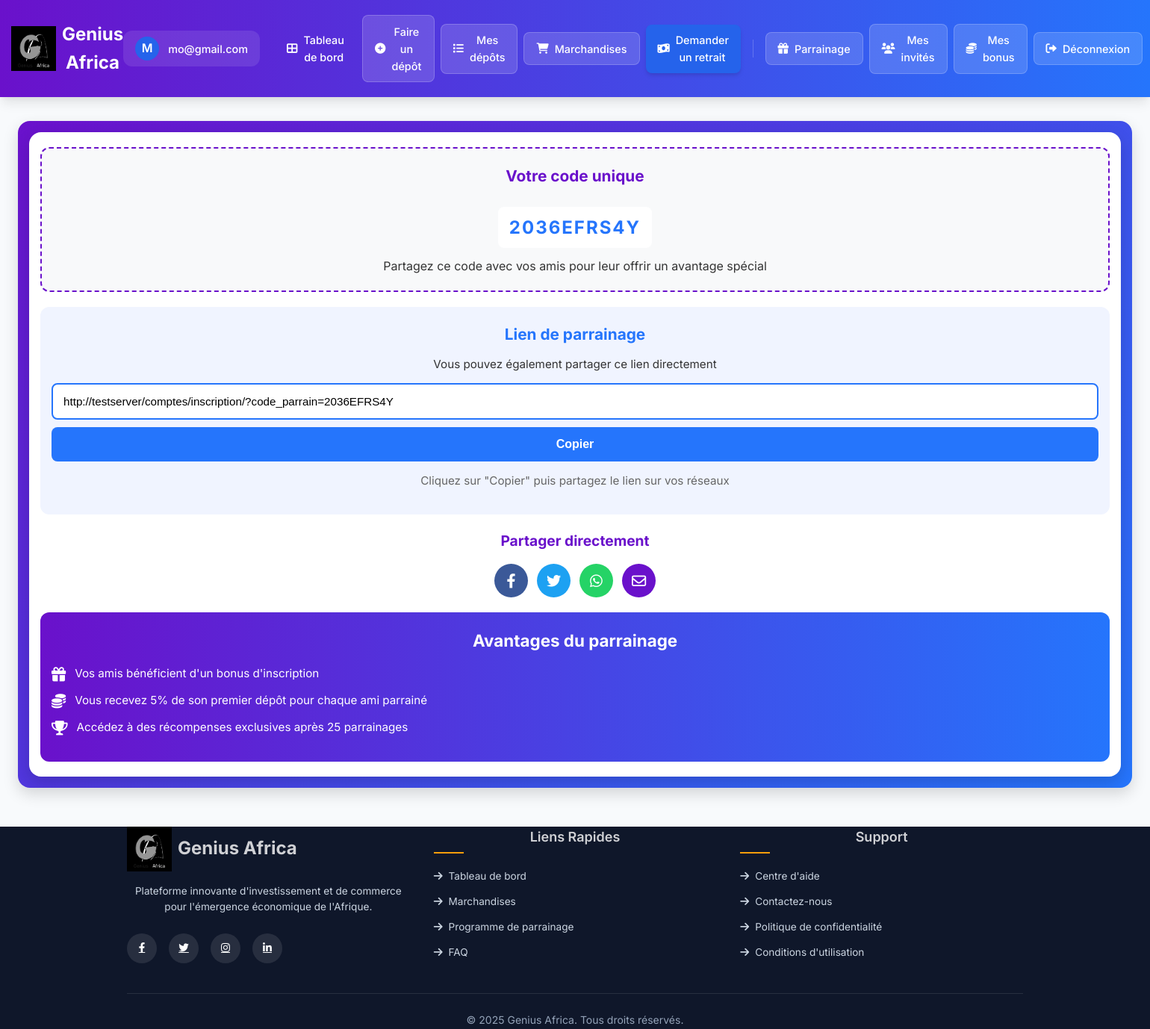
Page /parrainages/mon-code/ (signed in) on the committed database.
### applications/comptes/models.py (models this page shows, shortened)
class Utilisateur(AbstractUser):
    telephone = models.CharField(max_length=20, unique=True, verbose_name="Numéro de téléphone")

class ProfilUtilisateur(models.Model):
    utilisateur = models.OneToOneField(Utilisateur, on_delete=models.CASCADE, related_name='profil', verbose_name="Utilisateur")
    code_parrainage = models.CharField(max_length=12, unique=True, default=generer_code_parrainage, verbose_name="Code de parrainage")
    parrain = models.ForeignKey(Utilisateur, null=True, blank=True, on_delete=models.SET_NULL, related_name='filleuls', verbose_name="Parrain")
    verrouillage_parrainage_le = models.DateTimeField(null=True, blank=True, verbose_name="Date de verrouillage du parrainage")
    niveau_kyc = models.IntegerField(default=0, verbose_name="Niveau KYC")
    double_authentification_active = models.BooleanField(default=False, verbose_name="Double authentification activée")

### applications/parrainages/views.py (the view)
# urls.py: path('mon-code/', views.afficher_code_parrainage, name='mon_code_parrainage'),
@login_required
def afficher_code_parrainage(request):
    code_parrainage = request.user.profil.code_parrainage
    lien_parrainage = f"{request.scheme}://{request.get_host()}/comptes/inscription/?code_parrain={code_parrainage}"
    return render(request, 'parrainages/mon_code.html', {
        'code_parrainage': code_parrainage,
        'lien_parrainage': lien_parrainage
    })

### applications/parrainages/templates/parrainages/mon_code.html (shortened to what this page needs)
{% extends 'base.html' %}
{% load static %}
{% block contenu %}
<div class="parrainage-container">
    <div class="container">
        <div class="content">
            <div class="code-section">
                <h2>Votre code unique</h2>
                <div class="code-value">{{ code_parrainage }}</div>
                <p>Partagez ce code avec vos amis pour leur offrir un avantage spécial</p>
            </div>
            <div class="link-section">
                <h2>Lien de parrainage</h2>
                <p>Vous pouvez également partager ce lien directement</p>
                <div class="link-container">
                    <input type="text" class="link-input" value="{{ lien_parrainage }}" id="lienParrainage" readonly>
                    <button class="copy-btn" onclick="copierLien()">Copier</button>
                </div>
                <p class="share-text">Cliquez sur "Copier" puis partagez le lien sur vos réseaux</p>
            </div>
            <div class="share-section">
                <h3>Partager directement</h3>
                <div class="social-icons">
                    <div class="social-icon facebook" onclick="shareOnFacebook()">
                        <i class="fab fa-facebook-f"></i>
                    </div>
                    <div class="social-icon twitter" onclick="shareOnTwitter()">
                        <i class="fab fa-twitter"></i>
                    </div>
                    <div class="social-icon whatsapp" onclick="shareOnWhatsApp()">
                        <i class="fab fa-whatsapp"></i>
                    </div>
                    <div class="social-icon email" onclick="shareByEmail()">
                        <i class="far fa-envelope"></i>
                    </div>
                </div>
            </div>
            <div class="benefits">
                <h2>Avantages du parrainage</h2>
                <ul class="benefit-list">
                    <li>
                        <i class="fas fa-gift"></i>
                        <span>Vos amis bénéficient d'un bonus d'inscription </span>
                    </li>
                    <li>
                        <i class="fas fa-coins"></i>
                        <span>Vous recevez 5% de son premier dépôt pour chaque ami parrainé</span>
                    </li>
                    <li>
                        <i class="fas fa-trophy"></i>
                        <span>Accédez à des récompenses exclusives après 25 parrainages</span>
                    </li>
                </ul>
            </div>
        </div>
    </div>
</div>
{% endblock %}

### applications/noyau/templates/base.html (shortened to what this page needs)
{% load static %}
<!DOCTYPE html>
<html lang="fr">
<head>
    <link rel="stylesheet" href="https://cdnjs.cloudflare.com/ajax/libs/font-awesome/5.15.4/css/all.min.css">
    <link rel="stylesheet" href="{% static 'css/style.css' %}">
    <link rel="stylesheet" href="{% static 'css/dashboard.css' %}">
    <link rel="stylesheet" href="https://cdnjs.cloudflare.com/ajax/libs/font-awesome/6.0.0/css/all.min.css">
</head>
<body>
    <header>
        <nav>
            <div class="logo">
                <a href="{% url 'tableau_de_bord' %}">
                   <img class="img" style='background: black;' src="{% static 'image/Genius_Africa.png' %}" alt="img" width=60 height=60>
                    <span class="logo-text">Genius Africa</span>
                </a>
            </div>
            {% if user.is_authenticated %}
                <div class="user-info">
                    <div class="user-avatar">
                        {{ user.email|first|upper }}
                    </div>
                    <span class="user-email">{{ user.email }}</span>
                </div>
            {% endif %}
            <div class="menu" id="menu">
                {% if user.is_authenticated %}
                    <a href="{% url 'tableau_de_bord' %}">
                        <i class="fas fa-th-large"></i>
                        <span class="text">Tableau de bord</span>
                    </a>
                    <a href="{% url 'create_order' %}" class="bouton">
                        <i class="fas fa-plus-circle"></i>
                        <span class="text">Faire un dépôt</span>
                    </a>
                    <a href="{% url 'liste_depots' %}" class="bouton">
                        <i class="fas fa-list"></i>
                        <span class="text">Mes dépôts</span>
                    </a>
                    <a href="{% url 'liste_produits' %}" class="bouton">
                        <i class="fas fa-shopping-cart"></i>
                        <span class="text">Marchandises</span>
                    </a>
                    <a href="{% url 'retrait' %}" class="bouton-important">
                        <i class="fas fa-money-bill-wave"></i>
                        <span class="text">Demander un retrait</span>
                    </a>
                    <a href="{% url 'mon_code_parrainage' %}" class="bouton">
                        <i class="fas fa-gift"></i>
                        <span class="text">Parrainage</span>
                    </a>
                    <a href="{% url 'liste_filleuls' %}" class="bouton">
                        <i class="fas fa-users"></i>
                        <span class="text">Mes invités</span>
                    </a>
                    <a href="{% url 'liste_bonus_parrainage' %}" class="bouton">
                        <i class="fas fa-coins"></i>
                        <span class="text">Mes bonus</span>
                    </a>
                    <a href="{% url 'deconnexion' %}" class="bouton">
                        <i class="fas fa-sign-out-alt"></i>
                        <span class="text">Déconnexion</span>
                    </a>
                {% endif %}
            </div>
        </nav>
    </header>
    <main>
        <div class="container">
            {% block contenu %}{% endblock %}
        </div>
    </main>
    <footer>
        <div class="footer-content">
            <div class="footer-section">
                <div class="footer-logo">
                                       <img class="img" style='background: black;' src="{% static 'image/Genius_Africa.png' %}" alt="img" width=60 height=60>
                    <span>Genius Africa</span>
                </div>
                <p class="footer-description">
                    Plateforme innovante d'investissement et de commerce pour
                    l'émergence économique de l'Afrique.
                </p>
                <div class="social-links">
                    <a href="#"><i class="fab fa-facebook-f"></i></a>
                    <a href="#"><i class="fab fa-twitter"></i></a>
                    <a href="#"><i class="fab fa-instagram"></i></a>
                    <a href="#"><i class="fab fa-linkedin-in"></i></a>
                </div>
            </div>
            <div class="footer-section">
                <h3 class="footer-heading">Liens Rapides</h3>
                <ul class="footer-links">
                    <li><a href="{% url 'tableau_de_bord' %}"><i class="fas fa-arrow-right"></i> Tableau de bord</a></li>
                    <li><a href="{% url 'liste_produits' %}"><i class="fas fa-arrow-right"></i> Marchandises</a></li>
                    <li><a href="{% url 'mon_code_parrainage' %}"><i class="fas fa-arrow-right"></i> Programme de parrainage</a></li>
                    <li><a href="#"><i class="fas fa-arrow-right"></i> FAQ</a></li>
                </ul>
            </div>
            <div class="footer-section">
                <h3 class="footer-heading">Support</h3>
                <ul class="footer-links">
                    <li><a href="#"><i class="fas fa-arrow-right"></i> Centre d'aide</a></li>
                    <li><a href="#"><i class="fas fa-arrow-right"></i> Contactez-nous</a></li>
                    <li><a href="#"><i class="fas fa-arrow-right"></i> Politique de confidentialité</a></li>
                    <li><a href="#"><i class="fas fa-arrow-right"></i> Conditions d'utilisation</a></li>
                </ul>
            </div>
        </div>
        <div class="footer-bottom">
            <p>&copy; 2025 Genius Africa. Tous droits réservés.</p>
        </div>
    </footer>
</body>
</html>

### applications/noyau/templates/base.html (style rules this page uses)
:root { --primary-color: #2563eb; --primary-dark: #1d4ed8; --secondary-color: #0f172a; --accent-color: #f59e0b; --light-color: #f8fafc; --light-gray: #f1f5f9; --mid-gray: #e2e8f0; --dark-color: #1e293b; --text-dark: #334155; --text-light: #64748b; --success-color: #10b981; --warning-color: #f59e0b; --danger-color: #ef4444; --info-color: #3b82f6; --border-radius: 12px; --border-radius-sm: 8px; --border-radius-lg: 16px; --shadow-sm: 0 1px 2px 0 rgba(0, 0, 0, 0.05); --shadow: 0 4px 6px -1px rgba(0, 0, 0, 0.1), 0 2px 4px -1px rgba(0, 0, 0, 0.06); --shadow-md: 0 10px 15px -3px rgba(0, 0, 0, 0.1), 0 4px 6px -2px rgba(0, 0, 0, 0.05); --shadow-lg: 0 20px 25px -5px rgba(0, 0, 0, 0.1), 0 10px 10px -5px rgba(0, 0, 0, 0.04); --transition: all 0.3s ease; --transition-slow: all 0.5s ease; }
* { margin: 0; padding: 0; box-sizing: border-box; }
body { font-family: 'Inter', sans-serif; background: var(--light-color); color: var(--text-dark); line-height: 1.6; display: flex; flex-direction: column; min-height: 100vh; }
header { background: var(--secondary-color); color: white; padding: 0.75rem 1.5rem; position: sticky; top: 0; z-index: 1000; box-shadow: var(--shadow-md); backdrop-filter: blur(10px); background: rgba(15, 23, 42, 0.95); }
nav { display: flex; justify-content: space-between; align-items: center; margin: 0 auto; }
.logo { display: flex; align-items: center; gap: 0.75rem; }
.logo a { color: white; text-decoration: none; font-size: 1.5rem; font-weight: 700; display: flex; align-items: center; gap: 0.5rem; }
.user-info { display: flex; align-items: center; gap: 0.75rem; margin-right: 1.25rem; background: rgba(255, 255, 255, 0.1); padding: 0.5rem 1rem; border-radius: var(--border-radius); transition: var(--transition); }
.user-email { color: white; font-weight: 500; font-size: 0.9rem; }
.user-avatar { width: 32px; height: 32px; border-radius: 50%; background: var(--primary-color); display: flex; align-items: center; justify-content: center; font-weight: 600; }
.menu { display: flex; gap: 0.5rem; align-items: center; }
.menu a { color: white; text-decoration: none; padding: 0.6rem 1rem; border-radius: var(--border-radius-sm); transition: var(--transition); font-weight: 500; font-size: 0.9rem; display: flex; align-items: center; gap: 0.5rem; }
.bouton { background: rgba(255, 255, 255, 0.15); border: 1px solid rgba(255, 255, 255, 0.2); }
.bouton-important { background: var(--primary-color); box-shadow: var(--shadow); }
main { flex: 1; padding: 2rem 1.5rem; }
.container { max-width: 1200px; margin: 0 auto; width: 100%; }
footer { background: var(--secondary-color); color: white; padding: 3rem 1.5rem 1.5rem; margin-top: 3rem; }
.footer-content { max-width: 1200px; margin: 0 auto; display: grid; grid-template-columns: repeat(auto-fit, minmax(250px, 1fr)); gap: 2rem; }
.footer-logo { font-size: 1.5rem; font-weight: 700; margin-bottom: 1rem; display: flex; align-items: center; gap: 0.5rem; }
.footer-description { color: #cbd5e1; margin-bottom: 1.5rem; line-height: 1.6; }
.footer-heading { font-size: 1.125rem; font-weight: 600; margin-bottom: 1.25rem; position: relative; padding-bottom: 0.5rem; }
.footer-heading::after { content: ''; position: absolute; bottom: 0; left: 0; width: 40px; height: 2px; background: var(--accent-color); }
.footer-links { list-style: none; }
.footer-links li { margin-bottom: 0.75rem; }
.footer-links a { color: #cbd5e1; text-decoration: none; transition: var(--transition); display: flex; align-items: center; gap: 0.5rem; }
.social-links { display: flex; gap: 1rem; margin-top: 1.5rem; }
.social-links a { display: flex; align-items: center; justify-content: center; width: 40px; height: 40px; border-radius: 50%; background: rgba(255, 255, 255, 0.1); color: white; transition: var(--transition); }
.footer-bottom { max-width: 1200px; margin: 2rem auto 0; padding-top: 1.5rem; border-top: 1px solid rgba(255, 255, 255, 0.1); text-align: center; color: #94a3b8; font-size: 0.875rem; }
.animate-in { animation: fadeIn 0.5s ease forwards; }
.delay-1 { animation-delay: 0.1s; }
.delay-2 { animation-delay: 0.2s; }
.delay-3 { animation-delay: 0.3s; }

### rows in the picture
Utilisateur: email|first "M", email "mo@gmail.com"
ProfilUtilisateur: code_parrainage "2036EFRS4Y"
